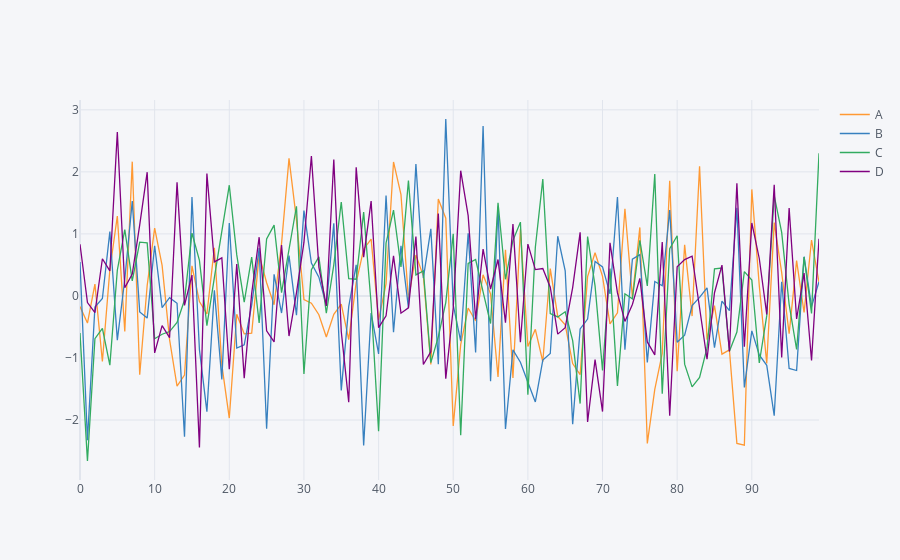

The notebook cell this image was saved under:
### Code cell
#Using Plotly gragh plotted is interactive
df.iplot()
